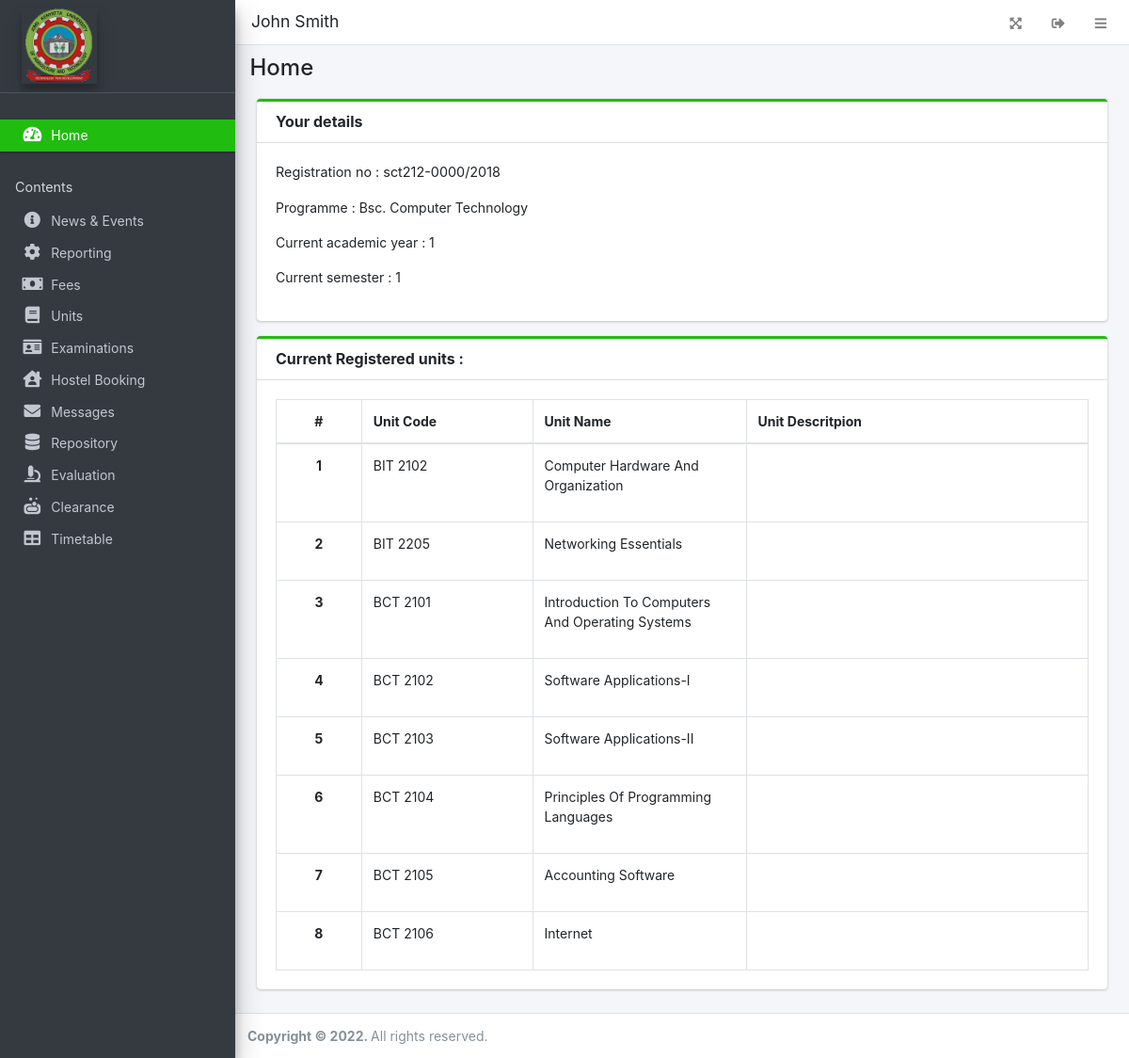
The app's page /student/index.php (signed in) with its own data.
### tables this page shows
CREATE TABLE `tblUsers` (
  `id` int NOT NULL,
  `username` varchar(255) NOT NULL,
  `first_name` varchar(255) DEFAULT NULL,
  `last_name` varchar(255) DEFAULT NULL,
  `password` varchar(255) NOT NULL,
  `reg_no` varchar(255) DEFAULT NULL,
  `course_name` varchar(255) DEFAULT NULL,
  `academic_year` int DEFAULT NULL,
  `semester` int DEFAULT NULL,
  `created_at` timestamp NOT NULL DEFAULT CURRENT_TIMESTAMP
);

CREATE TABLE `tblUnits` (
  `id` int NOT NULL,
  `unit_code` varchar(255) DEFAULT NULL,
  `unit_name` varchar(255) DEFAULT NULL,
  `unit_description` varchar(255) DEFAULT NULL,
  `course_name` varchar(255) DEFAULT NULL,
  `year` int DEFAULT NULL,
  `semester` int DEFAULT NULL
);

### student/home.php (the view, shortened to what this page needs)
<div class="col-lg-12">
	<div class="card card-outline card-primary">
        <div class="card-header">
			<h5 class="card-title " style="font-weight: bolder;">Your details</h5>
		</div>
		<div class="card-body">
            <p style="font-size:0.9rem ;">Registration no :<?php echo "
            $reg_no"
            ?></p>
            <p>Programme :<?php echo "
            $course"
            ?></p>
            <p>Current academic year : <?php echo "
            $academic_year "
            ?></p>
            <p>Current semester : <?php echo "
            $semester "
            ?></p>
		</div>
	</div>
    <div class="card card-outline card-primary">
        <div class="card-header">
            <h5 class="card-title" style="font-weight: bolder;" >Current Registered units :</h5>
        </div>
		<div class="card-body">
            <table class="table tabe-hover table-bordered table-compact" id="list">
				<colgroup>
					<col width="10%">
					<col width="20%">
					<col width="25%">
					<col width="40%">
				</colgroup>
				<thead>
					<tr>
						<th class="text-center">#</th>
						<th>Unit Code</th>
						<th>Unit Name</th>
						<th>Unit Descritpion</th>
					</tr>
				</thead>
				<tbody>
					<?php
					$i = 1;
					$qry = $conn->query("SELECT * FROM tblUnits WHERE semester=$semester && year=$academic_year");
					while($row= $qry->fetch_assoc()):
						$row['unit_description'] = strip_tags(stripcslashes(html_entity_decode($row['unit_description'])));
					?>
					<tr>
						<th class="text-center"><?php echo $i++ ?></th>
						<td>
                            <?php echo ucwords($row['unit_code']) ?>
						</td>
						<td>
                            <p class=""><?php echo ucwords($row['unit_name']) ?></p>
                        </td>
						<td>
                        </td>
					</tr>
				<?php endwhile; ?>
				</tbody>
			</table>
		</div>
	</div>
</div>

### student/index.php (shortened to what this page needs)
<?php
include_once('../config.php');
if(!isset($_SESSION['loggedin']) && !$_SESSION['loggedin'] == true ){
    echo "user is not logged in";
    header("Location: http://localhost/jkuat-student-portal/login.php ");
}else{
    $username =  $_SESSION['username'];
    $sql = "SELECT first_name, last_name, reg_no, course_name, academic_year, semester FROM
    tblUsers WHERE username='$username'";
    $result = mysqli_query($conn, $sql);
    $getRowAssoc = mysqli_fetch_assoc($result);
    $fullname = $getRowAssoc['first_name']. " ". $getRowAssoc['last_name'];
    $reg_no = $getRowAssoc['reg_no'];
    $course = $getRowAssoc['course_name'];
    $academic_year = $getRowAssoc['academic_year'];
    $semester  = $getRowAssoc['semester'];
}
?>
 <!DOCTYPE html>
<html lang="en" class="" style="height: auto;">
<?php require_once('../includes/head.php') ?>
  <body class="layout-fixed layout-footer-fixed text-sm sidebar-mini control-sidebar-slide-open layout-navbar-fixed " data-new-gr-c-s-check-loaded="14.991.0" data-gr-ext-installed="" style="height: auto;">
    <div class="wrapper">
     <?php require_once('../includes/topnavbar.php') ?>
     <?php require_once('../includes/sidebar.php') ?>
     <?php $page = isset($_GET['page']) ? $_GET['page'] : 'home';  ?>
      <div class="content-wrapper" style="min-height: 567.854px;">
        <div class="content-header">
          <div class="container-fluid">
            <div class="row mb-2">
              <div class="col-sm-6">
                <h1 class="m-0"><?php echo ucwords(str_replace("_", " ",$page)) ?></h1>
              </div>
            </div>
          </div>
        </div>
        <section class="content">
          <div class="container-fluid">
            <?php
              if(!file_exists($page.".php") && !is_dir($page)){
                  include '404.html';
              }else{
                if(is_dir($page))
                  include $page.'/index.php';
                else
                  include $page.'.php';
              }
            ?>
          </div>
        </section>
      </div>
      <?php require_once('../includes/footer.php') ?>
  </body>
</html>

### includes/head.php (shortened to what this page needs)
<head>
    <link rel="stylesheet" href="<?php echo base_url ?>plugins/fontawesome-free/css/all.min.css">
    <link rel="stylesheet" href="<?php echo base_url ?>plugins/tempusdominus-bootstrap-4/css/tempusdominus-bootstrap-4.min.css">
  <link rel="stylesheet" href="<?php echo base_url ?>plugins/datatables-bs4/css/dataTables.bootstrap4.min.css">
  <link rel="stylesheet" href="<?php echo base_url ?>plugins/datatables-responsive/css/responsive.bootstrap4.min.css">
  <link rel="stylesheet" href="<?php echo base_url ?>plugins/datatables-buttons/css/buttons.bootstrap4.min.css">
  <link rel="stylesheet" href="<?php echo base_url ?>plugins/select2/css/select2.min.css">
  <link rel="stylesheet" href="<?php echo base_url ?>plugins/select2-bootstrap4-theme/select2-bootstrap4.min.css">
    <link rel="stylesheet" href="<?php echo base_url ?>plugins/icheck-bootstrap/icheck-bootstrap.min.css">
    <link rel="stylesheet" href="<?php echo base_url ?>plugins/jqvmap/jqvmap.min.css">
    <link rel="stylesheet" href="<?php echo base_url ?>dist/css/adminlte.css">
    <link rel="stylesheet" href="<?php echo base_url ?>dist/css/custom.css">
    <link rel="stylesheet" href="<?php echo base_url ?>plugins/overlayScrollbars/css/OverlayScrollbars.min.css">
    <link rel="stylesheet" href="<?php echo base_url ?>plugins/daterangepicker/daterangepicker.css">
    <link rel="stylesheet" href="<?php echo base_url ?>plugins/summernote/summernote-bs4.min.css">
  <link rel="stylesheet" href="<?php echo base_url ?>plugins/sweetalert2-theme-bootstrap-4/bootstrap-4.min.css">
  </head>

### includes/topnavbar.php
<nav class="main-header navbar navbar-expand navbar-white navbar-light text-sm">
  <div style="font-size: 1.1rem; margin-left:9px;"><?php echo $fullname?></div>
  <ul class="navbar-nav ml-auto">
    <li class="nav-item">
      <a class="nav-link" data-widget="fullscreen" href="#" role="button">
      <i class="fas fa-expand-arrows-alt"></i>
      </a>
    </li>
    <li class="nav-item">
      <a class="nav-link"  href="javascript:void(0)" onclick="location.replace('<?php echo base_url.'logout.php' ?>')" role="button">
      <i class="fas fa-sign-out-alt"></i>
      </a>
    </li>
    <li class="nav-item">
      <a class="nav-link" data-widget="pushmenu" href="#" role="button"><i class="fas fa-bars"></i></a>
    </li>
  </ul>
</nav>

### includes/sidebar.php (shortened to what this page needs)
<aside class="main-sidebar sidebar-dark-primary elevation-4">
  <a href="<?php echo base_url ?>admin" class="brand-link text-sm">
  <img src="<?php echo base_url ?>assets/images/jkuat-logo.png" alt="JKUAT Logo" class="brand-image  elevation-3" style="opacity: .8;display : block;width: 5srem;height: 5rem;max-height: unset">
  </a>
  <div class="sidebar os-host os-theme-light os-host-overflow os-host-overflow-y os-host-resize-disabled os-host-transition os-host-scrollbar-horizontal-hidden">
    <div class="os-padding">
      <div class="os-viewport os-viewport-native-scrollbars-invisible" style="overflow-y: scroll;">
        <div class="os-content" style="padding: 0px 8px; height: 100%; width: 100%;">
          <div class="user-panel mt-3 pb-3 mb-3 d-flex">
            <div class="image">
            </div>
            <div class="info">
            </div>
          </div>
          <nav class="mt-2" style="margin-top:5vh !important;">
             <ul class="nav nav-pills nav-sidebar flex-column nav-flat" data-widget="treeview" role="menu" data-accordion="false">
              <li class="nav-item dropdown">
                <a href="<?php echo base_url ?>student/?page=home" class="nav-link nav-home">
                  <i class="nav-icon fas fa-tachometer-alt"></i>
                  <p>
                    Home
                  </p>
                </a>
              </li>
              <li class="nav-header">Contents</li>
              <li class="nav-item dropdown">
                <a href="<?php echo base_url ?>student/?page=news-events" class="nav-link nav-about">
                  <i class="nav-icon fas fa-info-circle"></i>
                  <p>
                    News & Events
                  </p>
                </a>
              </li>
              <li class="nav-item dropdown">
                <a href="<?php echo base_url ?>student/?page=reporting" class="nav-link nav-services">
                  <i class="nav-icon fas fa-cog"></i>
                  <p>
                    Reporting
                  </p>
                </a>
              </li>
              <li class="nav-item dropdown">
                <a href="<?php echo base_url ?>student/?page=fees" class="nav-link nav-clients">
                  <i class="nav-icon fas fa-money-bill"></i>
                  <p>
                    Fees
                  </p>
                </a>
              </li>
              <li class="nav-item dropdown">
                <a href="<?php echo base_url ?>student/?page=units" class="nav-link nav-testimonials">
                  <i class="nav-icon fas fa-book"></i>
                  <p>
                    Units
                  </p>
                </a>
              </li>
              <li class="nav-item dropdown">
                <a href="<?php echo base_url ?>student/?page=exams" class="nav-link nav-contact">
                  <i class="nav-icon fas fa-id-card"></i>
                  <p>
                    Examinations
                  </p>
                </a>
              </li>
              <li class="nav-item dropdown">
                <a href="<?php echo base_url ?>student/?page=hostel-booking" class="nav-link nav-inquiries">
                  <i class="nav-icon fas fa-house-user"></i>
                  <p>
                    Hostel Booking
                  </p>
                </a>
              </li>
              <li class="nav-item dropdown">
                <a href="<?php echo base_url ?>student/?page=messages" class="nav-link nav-inquiries">
                  <i class="nav-icon fas fa-envelope"></i>
                  <p>
                    Messages
                  </p>
                </a>
              </li>
              <li class="nav-item dropdown">
                <a href="<?php echo base_url ?>student/?page=repository" class="nav-link nav-inquiries">
                  <i class="nav-icon fas fa-database"></i>
                  <p>
                    Repository
                  </p>
                </a>
              </li>
              <li class="nav-item dropdown">
                <a href="<?php echo base_url ?>student/?page=evaluation" class="nav-link nav-inquiries">
                  <i class="nav-icon fas fa-microscope"></i>
                  <p>
                    Evaluation
                  </p>
                </a>
              </li>
              <li class="nav-item dropdown">
                <a href="<?php echo base_url ?>student/?page=clearance" class="nav-link nav-inquiries">
                  <i class="nav-icon fa fa-soap"></i>
                  <p>
                    Clearance
                  </p>
                </a>
              </li>
              <li class="nav-item dropdown">
                <a href="<?php echo base_url ?>student/?page=timetable" class="nav-link nav-inquiries">
                  <i class="nav-icon fas fa-table"></i>
                  <p>
                    Timetable
                  </p>
                </a>
              </li>
            </ul>
          </nav>
        </div>
      </div>
    </div>
  </div>
</aside>

### includes/footer.php (shortened to what this page needs)
<footer class="main-footer text-sm">
        <strong>Copyright © <?php echo date('Y') ?>.
        </strong>
        All rights reserved.
      </footer>
    </div>

### records on screen
tblusers: fullname "John Smith", reg_no "sct212-0000/2018", course_name "Bsc. Computer Technology", academic_year "1", semester "1"
tblunits: unit_code "BIT 2102", unit_name "Computer Hardware And Organization"
tblunits: unit_code "BIT 2205", unit_name "Networking Essentials"
tblunits: unit_code "BCT 2101", unit_name "Introduction To Computers And Operating Systems"
tblunits: unit_code "BCT 2102", unit_name "Software Applications-I"
tblunits: unit_code "BCT 2103", unit_name "Software Applications-II"
tblunits: unit_code "BCT 2104", unit_name "Principles Of Programming Languages"
tblunits: unit_code "BCT 2105", unit_name "Accounting Software"
tblunits: unit_code "BCT 2106", unit_name "Internet"

### other values on screen
str_replace("_", " ",$page) "Home"
